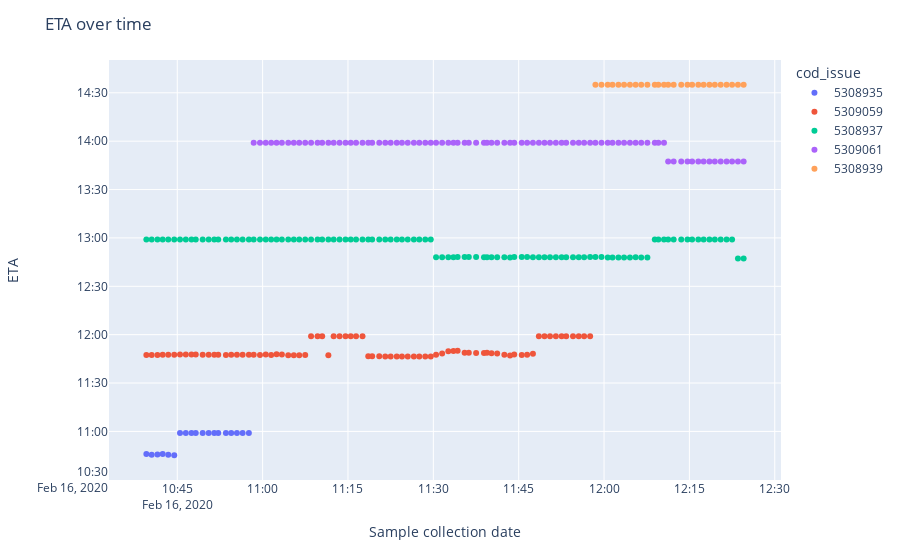

Notebook code for this chart:
### Code cell
fig = px.scatter(plot_df,
                 x=plot_df['actual_date'].dt.to_pydatetime(),
                 y=plot_df['eta'].dt.to_pydatetime(),
                 color='cod_issue')
# Edit the layout
fig.update_layout(title='ETA over time',
                  xaxis_title='Sample collection date',
                  yaxis_title='ETA')
fig.show()
